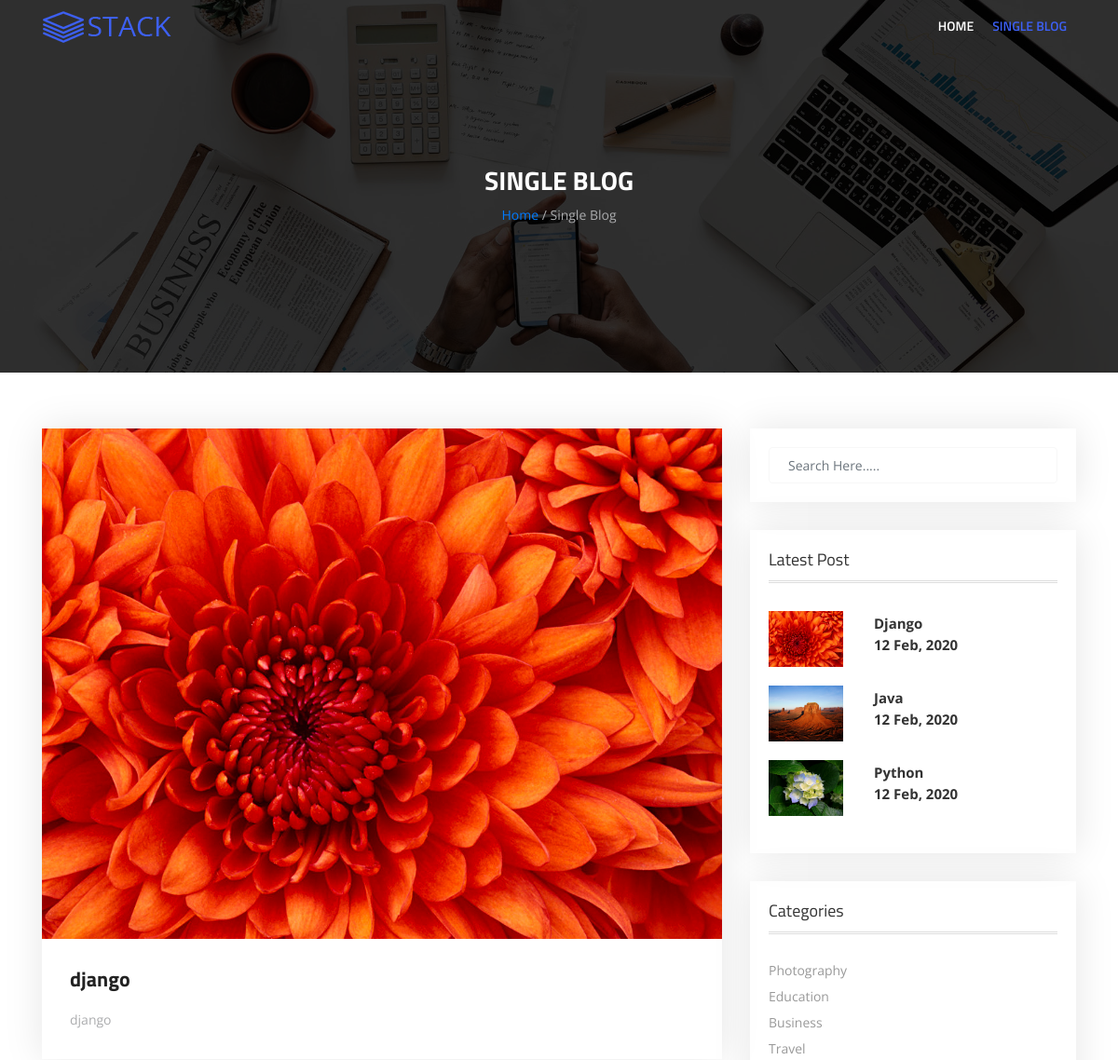
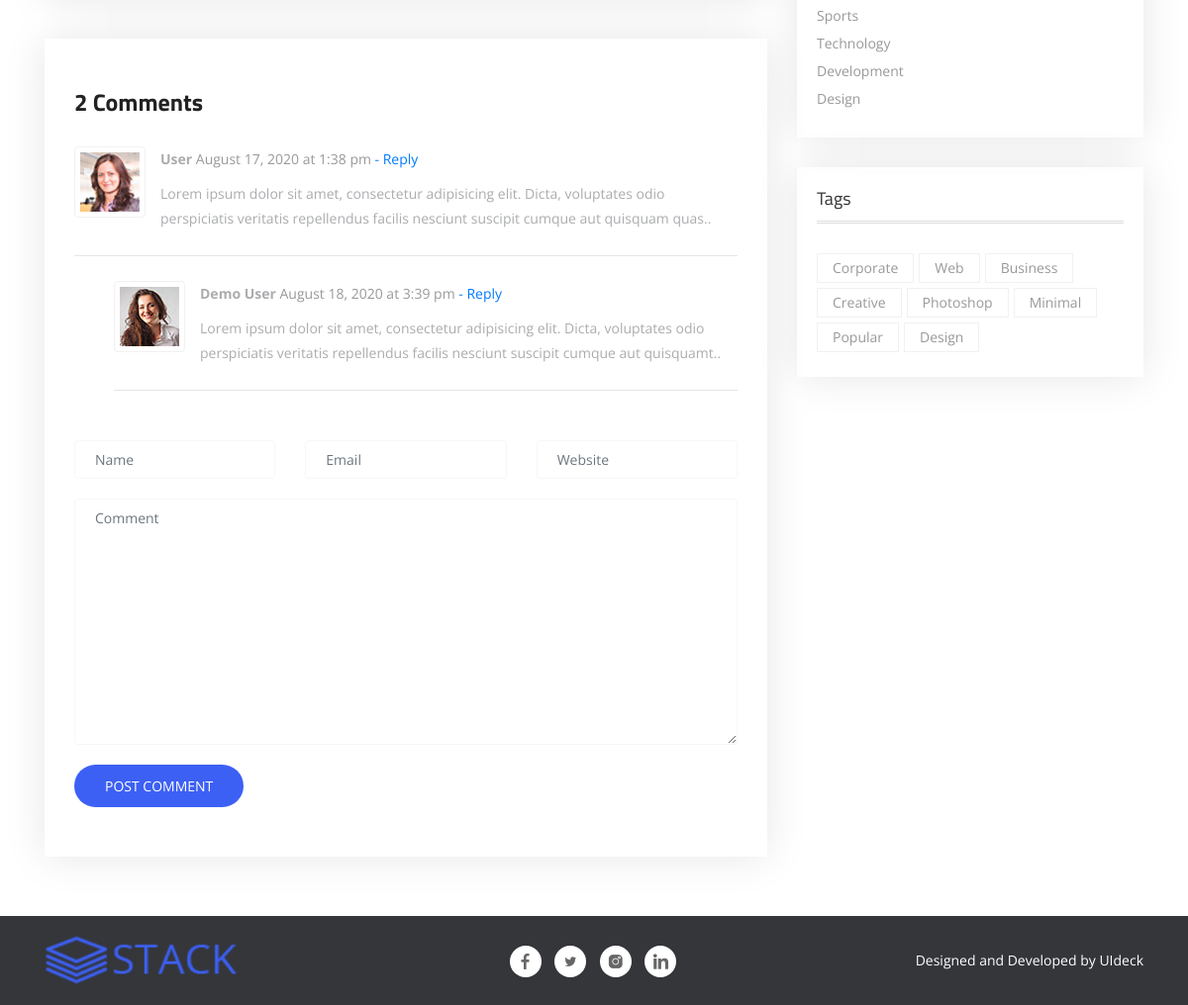
Page /single_post/12 on the committed database (2 pictures, top to bottom).
### home/models.py (models this page shows, shortened)
class Blog(models.Model):
    title = models.CharField(max_length=30)
    des = models.TextField()
    img = models.ImageField(upload_to='image',null=True,blank=True)

### home/views.py (the view)
# urls.py: path('single_post/<int:id>', single_post , name='single_post'),
def single_post(request,id):
    blog = get_object_or_404(models.Blog,id=id)
    post = models.Blog.objects.all()[:3]
    contex = {
        'blog':blog,
        'post':post
    }
    return render(request,'single_post.html',contex)

### templates/single_post.html (shortened to what this page needs)
{% load static %}
<!DOCTYPE html>
<html lang="en">
  <head>
    <link rel="stylesheet" href="{% static 'css/bootstrap.min.css' %}" >
    <link rel="stylesheet" href="{% static 'fonts/line-icons.css' %}">
    <link rel="stylesheet" href="{% static 'css/slicknav.css' %}">
    <link rel="stylesheet" href="{% static 'css/owl.carousel.min.css' %}">
    <link rel="stylesheet" href="{%  static 'css/owl.theme.css' %}">
    <link rel="stylesheet" href="{%  static 'css/magnific-popup.css' %}">
    <link rel="stylesheet" href="{% static 'css/nivo-lightbox.css' %}">
    <link rel="stylesheet" href="{% static 'css/animate.css' %}">
    <link rel="stylesheet" href="{% static 'css/main.css' %}">
    <link rel="stylesheet" href="{% static 'css/responsive.css' %}">
  </head>
  <body>
    <header id="hero-area">
      <nav class="navbar navbar-expand-md bg-inverse fixed-top scrolling-navbar">
        <div class="container">
          <a href="{% url 'home' %}" class="navbar-brand"><img src="{% static 'img/logo.png' %}" alt=""></a>
          <div class="collapse navbar-collapse menu-white" id="navbarCollapse">
            <ul class="navbar-nav mr-auto w-100 justify-content-end clearfix">
              <li class="nav-item">
                <a class="nav-link" href="{% url 'home' %}">Home</a>
              </li>
              <li class="nav-item">
                <a class="nav-link active" href="{% url 'single_post' blog.id %}">Single Blog</a>
              </li>
            </ul>
          </div>
        </div>
      </nav>
    </header>
    <section class="page-header">
      <div class="container">
        <div class="row justify-content-md-center">
          <div class="col-md-12">
            <div class="breadcrumb-wrapper text-center">
              <h2>Single Blog</h2>
              <p><a href="{% url 'home' %}">Home </a>/ Single Blog</p>
            </div>
          </div>
        </div>
      </div>
    </section>
    <div id="blog-single">
      <div class="container">
        <div class="row">
          <div class="col-lg-8 col-md-12 col-xs-12">
            <div class="blog-post">
              <div class="post-thumb">
                <img src="{{ blog.img.url }}" alt="fcjrdc">
              </div>
              <div class="post-content">
                <h3>{{ blog.title }}</h3>
                <p>{{ blog.des }}</p>
              </div>
            </div>
            <div class="blog-comment">
                <h4>2 Comments</h4>
                <ul class="comment-list">
                  <li class="comment">
                    <div class="the-comment">
                      <div class="avatar">
                        <img src="{% static 'img/blog/avater-1.jpg' %}" alt="">
                      </div>
                      <div class="comment-box">
                        <div class="comment-author">
                          <strong>User</strong><span class="meta"> August 17, 2020 at 1:38 pm</span><a class="comment-reply-link" href="#"> - Reply</a>
                        </div>
                        <div class="comment-text">
                          <p>Lorem ipsum dolor sit amet, consectetur adipisicing elit. Dicta, voluptates odio perspiciatis veritatis repellendus facilis nesciunt suscipit cumque aut quisquam quas..</p>
                        </div>
                      </div>
                    </div>
                    <ul class="children">
                      <li class="comment">
                        <div class="the-comment">
                          <div class="avatar">
                            <img src="{% static 'img/blog/avater-2.jpg' %}" alt="">
                          </div>
                          <div class="comment-box">
                            <div class="comment-author">
                              <strong>Demo User</strong> <span class="meta">August 18, 2020 at 3:39 pm</span><a class="comment-reply-link" href="#"> - Reply</a>
                            </div>
                            <div class="comment-text">
                              <p>Lorem ipsum dolor sit amet, consectetur adipisicing elit. Dicta, voluptates odio perspiciatis veritatis repellendus facilis nesciunt suscipit cumque aut quisquamt..</p>
                            </div>
                          </div>
                        </div>
                      </li>
                    </ul>
                  </li>
                </ul>
              <form id="comment-form">
                <div class="row">
                  <div class="col-md-4">
                    <div class="form-group">
                      <input type="text" class="form-control" id="name" name="name" placeholder="Name">
                    </div>
                  </div>
                  <div class="col-md-4">
                    <div class="form-group">
                      <input type="text" class="form-control" id="Email" name="Email" placeholder="Email">
                    </div>
                  </div>
                  <div class="col-md-4">
                    <div class="form-group">
                      <input type="text" class="form-control" id="Website" name="Website" placeholder="Website">
                    </div>
                  </div>
                  <div class="col-md-12">
                    <div class="form-group">
                      <textarea class="form-control" id="message" placeholder="Comment" rows="11"></textarea>
                    </div>
                    <div class="submit-button">
                      <button class="btn btn-common" type="submit">Post comment</button>
                    </div>
                  </div>
                </div>
              </form>
            </div>
          </div>
          <div class="col-lg-4 col-md-12 col-xs-12">
            <div class="widgets">
              <div class="search-input single-widget">
                <input type="text" class="form-control" placeholder="Search Here.....">
              </div>
              <div class="widget-latest-post single-widget">
                <h4>Latest Post</h4>
                <ul class="latest-post">
                  {% for po in post %}
                  <li class="single-latest-post">
                    <div class="latest-post-img">
                      <a href="#"><img src="{{ po.img.url }}" class="img-fluid" alt="Blog-image" height="80px" width="80px"></a>
                    </div>
                    <h5><a href="{% url 'single_post' po.id %}">{{ po.title }}</a></h5>
                    <p><a href="#">12 Feb, 2020</a></p>
                  </li>
                  {% endfor %}
                </ul>
              </div>
              <div class="categories single-widget">
                <h4>Categories</h4>
                <ul>
                  <li><a href="#">Photography</a></li>
                  <li><a href="#">Education</a></li>
                  <li><a href="#">Business</a></li>
                  <li><a href="#">Travel</a></li>
                  <li><a href="#">Sports</a></li>
                  <li><a href="#">Technology</a></li>
                  <li><a href="#">Development</a></li>
                  <li><a href="#">Design</a></li>
                </ul>
              </div>
              <div class="tags single-widget">
                <h4>Tags</h4>
                <ul>
                  <li><a href="#">Corporate</a></li>
                  <li><a href="#">Web</a></li>
                  <li><a href="#">Business</a></li>
                  <li><a href="#">Creative</a></li>
                  <li><a href="#">Photoshop</a></li>
                  <li><a href="#">Minimal</a></li>
                  <li><a href="#">Popular</a></li>
                  <li><a href="#">Design</a></li>
                </ul>
              </div>
            </div>
          </div>
        </div>
      </div>
    </div>
    <div class="copyright">
      <div class="container">
        <div class="row">
          <div class="col-lg-4 col-md-3 col-xs-12">
            <div class="footer-logo">
              <img src="{% static 'img/logo.png' %}" alt="">
            </div>
          </div>
          <div class="col-lg-4 col-md-4 col-xs-12">
            <div class="social-icon text-center">
              <a class="facebook" href="#"><i class="lni-facebook-filled"></i></a>
              <a class="twitter" href="#"><i class="lni-twitter-filled"></i></a>
              <a class="instagram" href="#"><i class="lni-instagram-filled"></i></a>
              <a class="linkedin" href="#"><i class="lni-linkedin-filled"></i></a>
            </div>
          </div>
          <div class="col-lg-4 col-md-5 col-xs-12">
            <p class="float-right">Designed and Developed by <a href="http://uideck.com" rel="nofollow">UIdeck</a></p>
          </div>
        </div>
      </div>
    </div>
  </body>
</html>

### rows in the picture
Blog: img (picture), title "django", des "django", title "Django"
Blog: img (picture), title "Java"
Blog: img (picture), title "Python"
